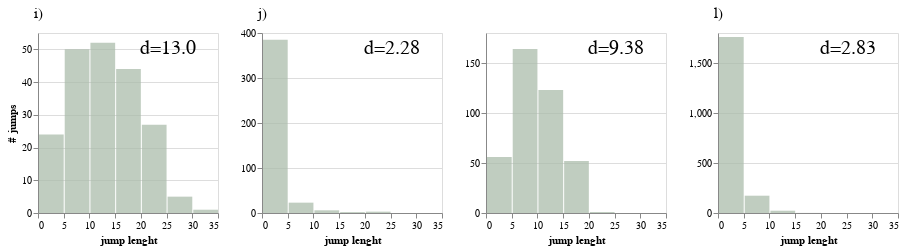

Notebook cell for this chart:
### Code cell
alt.hconcat(jumps[0]+i+md0 , jumps[1]+j+md1 , jumps[2]+md2 , jumps[3]+l+md3).resolve_scale(
    color='independent')

### Figure 1 — Vega-Lite specification as saved in the notebook (floating-point values rounded to 4 significant figures; data arrays with more than 128 entries replaced by an {"elided": "..."} marker saying what was removed)
{"config": {"view": {"continuousWidth": 300, "continuousHeight": 300}}, "hconcat": [{"layer": [{"data": {"name": "data-e2ee266a4365c7e737900999535a178e"}, "mark": {"type": "bar", "color": "#abab"}, "encoding": {"x": {"bin": {"extent": [0, 35], "step": 5}, "field": "jump", "scale": {"domain": [0, 35]}, "title": "jump lenght", "type": "quantitative"}, "y": {"aggregate": "count", "title": "# jumps", "type": "quantitative"}}}, {"data": {"values": [{"x": "A"}]}, "mark": {"type": "text", "dx": 0, "dy": 0, "size": 15, "text": "i)", "x": 0, "y": -20}}, {"data": {"values": [{"x": "A"}]}, "mark": {"type": "text", "dx": 130, "dy": 15, "size": 20, "text": "d=13.0", "x": 0, "y": 0}}], "height": 180, "width": 180}, {"layer": [{"data": {"name": "data-f51bd3de81291f6d59af93d79dabf319"}, "mark": {"type": "bar", "color": "#abab"}, "encoding": {"x": {"bin": {"extent": [0, 35], "step": 5}, "field": "jump", "scale": {"domain": [0, 35]}, "title": "jump lenght", "type": "quantitative"}, "y": {"aggregate": "count", "title": null, "type": "quantitative"}}}, {"data": {"values": [{"x": "A"}]}, "mark": {"type": "text", "dx": 0, "dy": 0, "size": 15, "text": "j)", "x": 0, "y": -20}}, {"data": {"values": [{"x": "A"}]}, "mark": {"type": "text", "dx": 130, "dy": 15, "size": 20, "text": "d=2.28", "x": 0, "y": 0}}], "height": 180, "width": 180}, {"layer": [{"data": {"name": "data-40742c5c0936532e324653ffa046fd85"}, "mark": {"type": "bar", "color": "#abab"}, "encoding": {"x": {"bin": {"extent": [0, 35], "step": 5}, "field": "jump", "scale": {"domain": [0, 35]}, "title": "jump lenght", "type": "quantitative"}, "y": {"aggregate": "count", "title": null, "type": "quantitative"}}}, {"data": {"values": [{"x": "A"}]}, "mark": {"type": "text", "dx": 130, "dy": 15, "size": 20, "text": "d=9.38", "x": 0, "y": 0}}], "height": 180, "width": 180}, {"layer": [{"data": {"name": "data-48a6fe848b95b811607c186f09eb80e9"}, "mark": {"type": "bar", "color": "#abab"}, "encoding": {"x": {"bin": {"extent": [0, 35], "step": 5}, "field": "jump", "scale": {"domain": [0, 35]}, "title": "jump lenght", "type": "quantitative"}, "y": {"aggregate": "count", "title": null, "type": "quantitative"}}}, {"data": {"values": [{"x": "A"}]}, "mark": {"type": "text", "dx": 0, "dy": 0, "size": 15, "text": "l)", "x": 0, "y": -20}}, {"data": {"values": [{"x": "A"}]}, "mark": {"type": "text", "dx": 130, "dy": 15, "size": 20, "text": "d=2.83", "x": 0, "y": 0}}], "height": 180, "width": 180}], "resolve": {"scale": {"color": "independent"}}, "$schema": "https://vega.github.io/schema/vega-lite/v5.6.1.json", "datasets": {"data-e2ee266a4365c7e737900999535a178e": {"elided": "203 records"}, "data-f51bd3de81291f6d59af93d79dabf319": {"elided": "419 records"}, "data-40742c5c0936532e324653ffa046fd85": {"elided": "396 records"}, "data-48a6fe848b95b811607c186f09eb80e9": {"elided": "1958 records"}}}
